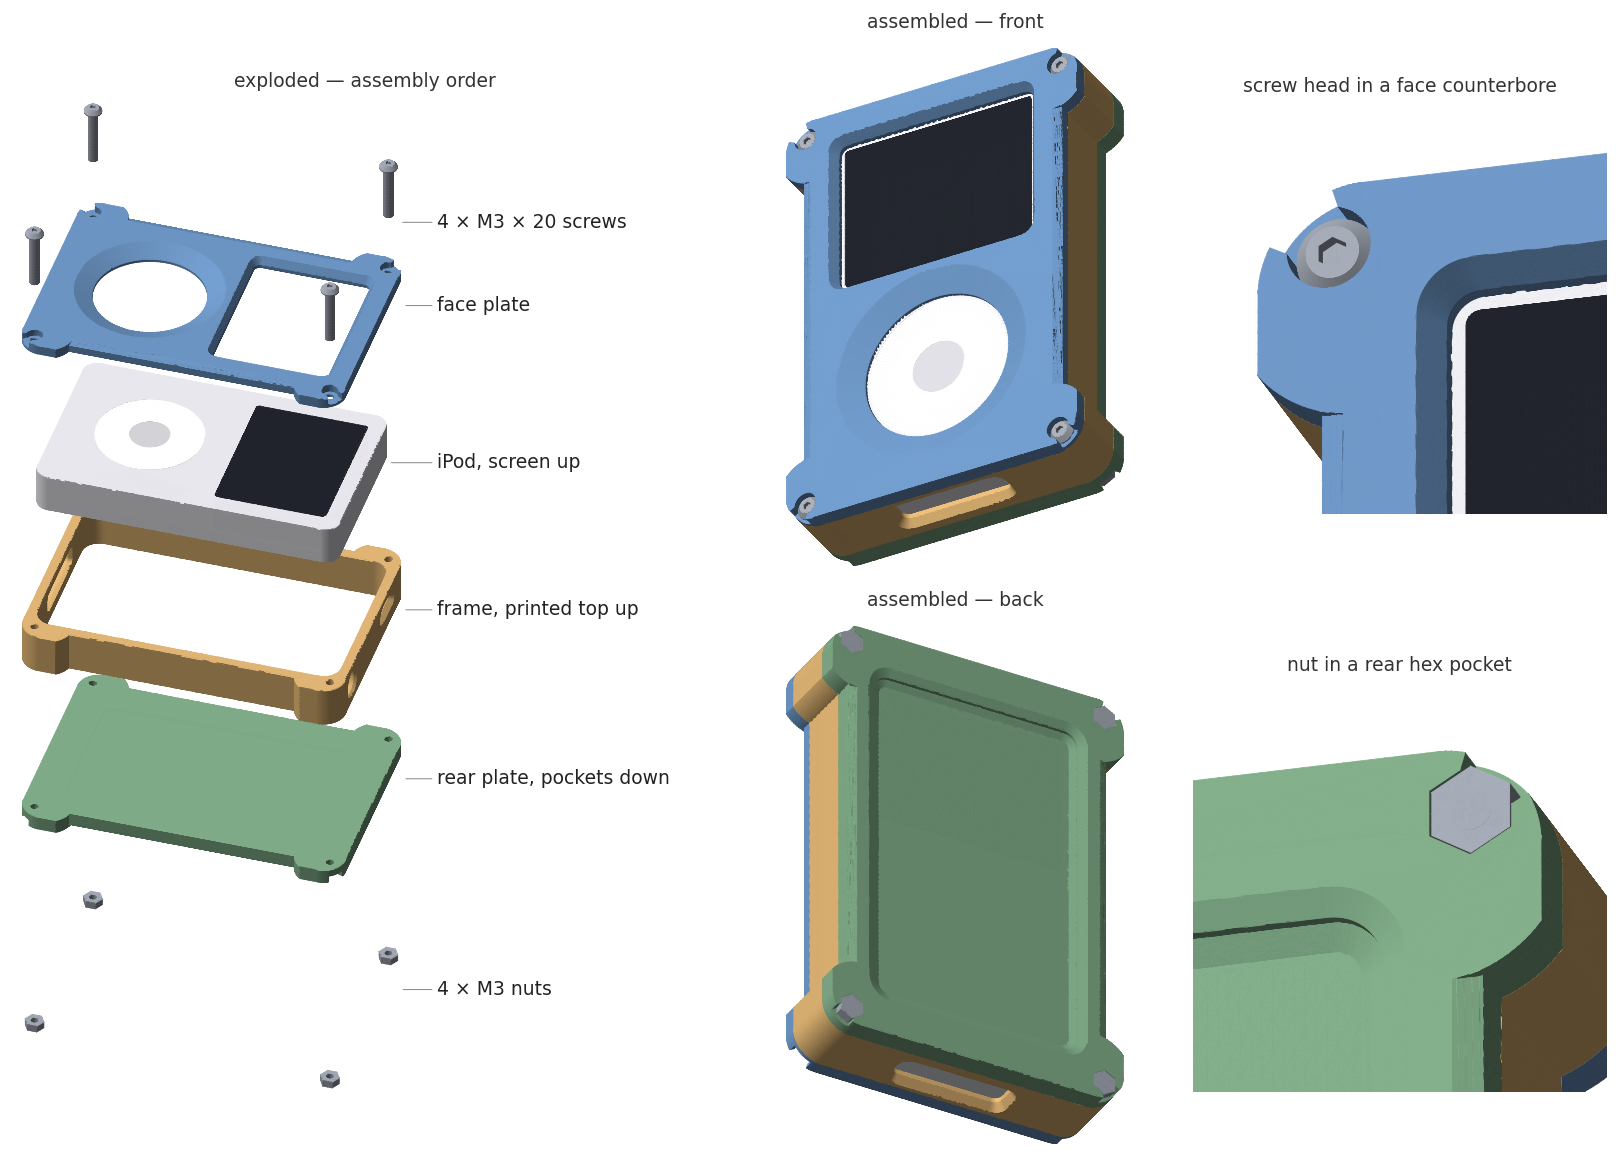

Recreate this plot in Python.
#!/usr/bin/env python3
"""
Draw assembly.png: how the three v2 parts, the iPod and the hardware go
together.

    .venv/bin/python3 assembly.py

The parts come from generate_case.py, the same geometry as the STLs. The iPod,
the M3 x 20 button-head screws and the M3 nuts are simple stand-ins, sized
from the numbers in the README. Rendering is plain matplotlib: flat-shaded
triangles drawn back to front, with long triangles split first so the
drawing order holds up inside the pockets.

Requires matplotlib on top of generate_case.py's own requirements.
"""
import os

import numpy as np
import matplotlib
matplotlib.use('Agg')
import matplotlib.pyplot as plt
from matplotlib.collections import PolyCollection
from manifold3d import Manifold, CrossSection

import generate_case as gc

HERE = os.path.dirname(os.path.abspath(__file__))

# ---- stand-ins ---------------------------------------------------------------
IPOD_W, IPOD_H, IPOD_T, IPOD_R = 61.8, 103.5, 13.5, 5.0     # Classic 6th gen 160 GB
SCREW_L, HEAD_D, HEAD_H = 20.0, 5.7, 1.65                    # ISO 7380 M3 x 20
NUT_AF, NUT_T = 5.5, 2.4                                     # M3 hex nut

COLOURS = {
    'face':   (0.40, 0.55, 0.72),
    'frame':  (0.83, 0.67, 0.43),
    'rear':   (0.47, 0.63, 0.50),
    'ipod':   (0.86, 0.86, 0.88),
    'screen': (0.12, 0.13, 0.16),
    'wheel':  (0.97, 0.97, 0.97),
    'button': (0.78, 0.78, 0.80),
    'steel':  (0.60, 0.62, 0.66),
}
MAX_EDGE = 1.5          # mm; longer triangle edges are split before drawing


def ipod():
    """iPod body, screen, click wheel and centre button as side-by-side
    full-height columns, so each can take its own colour. (Thin tiles over the
    body would leave its top face just under them, which the back-to-front
    drawing order shows through.)"""
    z0, z1 = gc.FRAME_T - IPOD_T, gc.FRAME_T
    outline = gc.rrect(IPOD_W, IPOD_H, IPOD_R, gc.CAVITY_CX, gc.CAVITY_CY)
    screen = gc.rrect(gc.SCREEN_W - 2.0, gc.SCREEN_H - 2.0, 1.0, gc.SCREEN_CX, gc.SCREEN_CY)
    wheel = CrossSection.circle(18.25).translate((gc.WHEEL_CX, gc.WHEEL_CY))
    button = CrossSection.circle(6.75).translate((gc.WHEEL_CX, gc.WHEEL_CY))
    column = lambda cs: gc.prism(cs, z0, z1)
    return {'ipod': column(outline - screen - wheel), 'screen': column(screen),
            'wheel': column(wheel - button), 'button': column(button)}


def screw(x, y):
    """Button-head screw seated on the face counterbore floor, pointing down."""
    z_seat = gc.FRAME_T + gc.FACE_T - gc.COUNTERBORE_DEPTH
    head = Manifold.batch_hull([
        gc.prism(CrossSection.circle(HEAD_D / 2), z_seat, z_seat + 0.5),
        gc.prism(CrossSection.circle(HEAD_D / 2 - 1.0), z_seat + HEAD_H - 0.01, z_seat + HEAD_H)])
    head = head - gc.prism(gc.hexagon(2.0), z_seat + 0.6, z_seat + HEAD_H + 1)
    shank = gc.prism(CrossSection.circle(1.5), z_seat - SCREW_L, z_seat + 0.01)
    return (head + shank).translate((x, y, 0))


def nut(x, y):
    """Nut on its pocket's seat in the rear plate, which is mounted outer face
    down below the frame."""
    z_top = -(gc.REAR_T - gc.HEX_DEPTH)
    body = gc.prism(gc.hexagon(NUT_AF, x, y), z_top - NUT_T, z_top)
    return body - gc.prism(CrossSection.circle(1.5).translate((x, y)), z_top - NUT_T - 1, z_top + 1)


def assembled():
    """Every piece in its assembled place, as {name: [(Manifold, colour key)]}."""
    pieces = {
        'face':  [(gc.face().translate((0, 0, gc.FRAME_T)), 'face')],
        'frame': [(gc.frame(), 'frame')],
        'rear':  [(gc.rear().mirror((0, 0, 1)), 'rear')],
        'ipod':  [(m, key) for key, m in ipod().items()],
        'screws': [(screw(x, y), 'steel') for (x, y) in gc.SCREWS],
        'nuts':  [(nut(x, y), 'steel') for (x, y) in gc.SCREWS],
    }
    return pieces


# ---- rendering ---------------------------------------------------------------

def triangles(man, dz=0.0):
    mesh = man.translate((0, 0, dz)).to_mesh()
    T = np.asarray(mesh.vert_properties)[:, :3][np.asarray(mesh.tri_verts)]
    for _ in range(12):
        e = np.stack([np.linalg.norm(T[:, (i + 1) % 3] - T[:, i], axis=1) for i in range(3)], axis=1)
        longest = e.argmax(axis=1)
        split = e.max(axis=1) > MAX_EDGE
        if not split.any():
            break
        keep, S = T[~split], T[split]
        k = longest[split]
        idx = np.arange(len(S))
        a, b, c = S[idx, k], S[idx, (k + 1) % 3], S[idx, (k + 2) % 3]
        m = (a + b) / 2.0
        T = np.concatenate([keep, np.stack([a, m, c], 1), np.stack([m, b, c], 1)])
    N = np.cross(T[:, 1] - T[:, 0], T[:, 2] - T[:, 0])
    N /= np.linalg.norm(N, axis=1, keepdims=True) + 1e-12
    return T, N


def unit(v):
    v = np.asarray(v, float)
    return v / np.linalg.norm(v)


def render(ax, items, view, title, up=(0, 1, 0), focus=None, labels=()):
    """items: [(T, N, rgb)]. view points from the scene towards the camera.
    focus: (3D point, half-width in mm) to crop to. labels: [(text, T)]."""
    d = unit(view)
    rx = unit(np.cross(up, d))
    ry = np.cross(d, rx)
    light = unit(-0.45 * rx + 0.60 * ry + 0.65 * d)
    polys, colours = [], []
    for T, N, rgb in items:
        vis = N @ d > 1e-3
        t, n = T[vis], N[vis]
        shade = 0.42 + 0.72 * np.clip(n @ light, 0, 1)
        polys.append(t)
        colours.append(np.clip(np.asarray(rgb)[None, :] * shade[:, None], 0, 1))
    t, c = np.concatenate(polys), np.concatenate(colours)
    order = np.argsort(t.mean(axis=1) @ d)
    t, c = t[order], c[order]
    xy = np.stack([t @ rx, t @ ry], axis=-1)
    if focus is not None:
        p, half = focus
        cx, cy = np.asarray(p) @ rx, np.asarray(p) @ ry
        near = (np.abs(xy[..., 0].mean(1) - cx) < half * 4) & (np.abs(xy[..., 1].mean(1) - cy) < half * 4)
        xy, c = xy[near], c[near]
        ax.set_xlim(cx - half, cx + half)
        ax.set_ylim(cy - half, cy + half)
    else:
        ax.set_xlim(xy[..., 0].min() - 3, xy[..., 0].max() + 3)
        ax.set_ylim(xy[..., 1].min() - 3, xy[..., 1].max() + 3)
    # edges in the face colour, wide enough to close the anti-aliasing seams
    # between neighbouring triangles
    ax.add_collection(PolyCollection(xy, facecolors=c, edgecolors=c, linewidths=0.6))
    if labels:
        column = xy[..., 0].max() + 12
        for text, T in labels:
            px, py = T.reshape(-1, 3) @ rx, T.reshape(-1, 3) @ ry
            y = 0.5 * (py.min() + py.max())
            ax.annotate(text, xy=(px.max() + 1, y), xytext=(column, y),
                        fontsize=15, color='#222', va='center',
                        arrowprops=dict(arrowstyle='-', color='#888', lw=0.8))
        lo, hi = ax.get_xlim()
        ax.set_xlim(lo, column + 92)
    ax.set_aspect('equal')
    ax.axis('off')
    ax.set_title(title, fontsize=15, color='#333')


def main():
    pieces = assembled()

    def tris(names, offsets=None):
        out = {}
        for name in names:
            dz = (offsets or {}).get(name, 0.0)
            out[name] = [triangles(m, dz) + (COLOURS[key],) for (m, key) in pieces[name]]
        return out

    everything = ('face', 'frame', 'rear', 'ipod', 'screws', 'nuts')
    together = tris(everything)
    flat = lambda group: [item for name in group for item in together[name]]

    # exploded along z, in assembly order from the bottom up
    lift = {'nuts': -150.0, 'rear': -62.0, 'frame': 0.0, 'ipod': 62.0, 'face': 120.0, 'screws': 165.0}
    apart = tris(everything, lift)
    label_of = {'screws': '4 × M3 × 20 screws',
                'face': 'face plate',
                'ipod': 'iPod, screen up',
                'frame': 'frame, printed top up',
                'rear': 'rear plate, pockets down',
                'nuts': '4 × M3 nuts'}
    labels = [(label_of[n], np.concatenate([T for (T, N, rgb) in apart[n]])) for n in
              ('screws', 'face', 'ipod', 'frame', 'rear', 'nuts')]

    fig = plt.figure(figsize=(18, 13), facecolor='white')
    grid = fig.add_gridspec(2, 3, width_ratios=[1.7, 1, 1])
    front, back = (0.55, -0.75, 1.0), (0.55, -0.75, -1.0)

    # z up, the case's length across the picture, seen from above its right side
    render(fig.add_subplot(grid[:, 0]), [i for n in everything for i in apart[n]],
           (1.0, 0.3, 0.85), 'exploded — assembly order', up=(0, 0, 1), labels=labels)
    render(fig.add_subplot(grid[0, 1]), flat(everything), front, 'assembled — front')
    render(fig.add_subplot(grid[1, 1]), flat(everything), back, 'assembled — back')

    sx, sy = gc.SCREWS[2]                          # top-left corner
    render(fig.add_subplot(grid[0, 2]), flat(everything), (0.3, -0.45, 1.0),
           'screw head in a face counterbore',
           focus=((sx + 5, sy - 5, gc.FRAME_T + gc.FACE_T), 14.0))
    render(fig.add_subplot(grid[1, 2]), flat(everything), (-0.3, -0.45, -1.0),
           'nut in a rear hex pocket',
           focus=((sx + 5, sy - 5, -gc.REAR_T), 14.0))

    fig.tight_layout()
    out = os.path.join(HERE, 'assembly.png')
    fig.savefig(out, dpi=90, facecolor='white')
    print('->', out)


if __name__ == '__main__':
    main()
